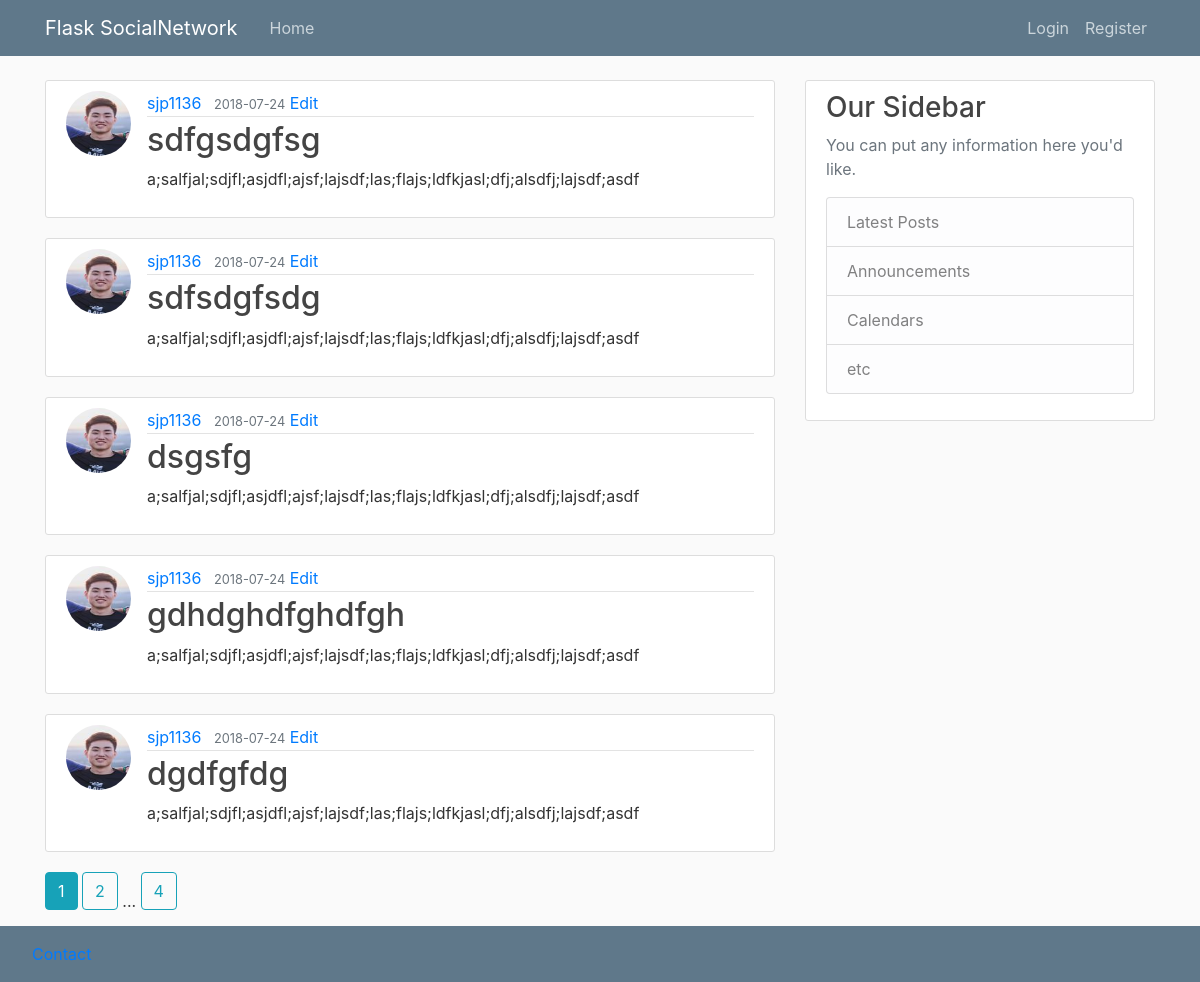
The page /home on the database its author committed.
### sn_flask/models.py (models this page shows, shortened)
class Post(db.Model):
    id = db.Column(db.Integer, primary_key=True)
    title = db.Column(db.String(100), nullable=False)
    date_posted = db.Column(db.DateTime, nullable=False,
                            default=datetime.utcnow)
    content = db.Column(db.Text, nullable=False)
    user_id = db.Column(db.Integer, db.ForeignKey('user.id'), nullable=False)

class User(db.Model, UserMixin):
    id = db.Column(db.Integer, primary_key=True)
    username = db.Column(db.String(20), unique=True, nullable=False)
    email = db.Column(db.String(120), unique=True, nullable=False)
    image_file = db.Column(db.String(20), nullable=False,
                           default='default.jpg')
    password = db.Column(db.String(60), nullable=False)
    posts = db.relationship('Post', backref='author', lazy=True)

### sn_flask/routes.py (the view)
@app.route("/")
@app.route("/home")
def home():
    page = request.args.get('page', 1, type=int)
    posts = Post.query.order_by(
        Post.date_posted.desc()).paginate(page=page, per_page=5)
    return render_template('home.html', posts=posts)

### sn_flask/templates/home.html
{% extends "layout.html" %} {% block content %} {% for post in posts.items %}
<article class="media content-section">
    <img class='rounded-circle article-img' src="{{ url_for('static',filename='profile_pics/'+post.author.image_file) }}">
    <div class="media-body">
        <div class="article-metadata">
            <a class="mr-2" href="{{ url_for('user_posts',username=post.author.username) }}">{{ post.author.username }}</a>
            <small class="text-muted">{{ post.date_posted.strftime('%Y-%m-%d') }}</small>
            <a class='right' href="{{ url_for('post', post_id=post.id) }}">Edit</a>
        </div>
        <h2>
            <a class="article-title">{{ post.title }}</a>
        </h2>
        <p class="article-content">{{ post.content }}</p>
    </div>
</article>
{% endfor %} {% for page_num in posts.iter_pages(left_edge=1,right_edge=1,left_current=1, right_current=2) %} {% if page_num
%} {% if posts.page == page_num %}
<a class="btn btn-info mb-4" href="{{ url_for('home', page=page_num) }}">{{page_num}}</a>
{% else %}
<a class="btn btn-outline-info mb-4" href="{{ url_for('home', page=page_num) }}">{{page_num}}</a>
{% endif %} {% else %} ... {% endif %} {% endfor %}
<div>...</div>
<div>...</div>
{% endblock content %}

### sn_flask/static/main.css (style rules this page uses)
body { background: #fafafa; color: #333333; margin-top: 5rem; }
h1, h2, h3, h4, h5, h6 { color: #444444; }
.right { align-content: right; }
.content-section { background: #ffffff; padding: 10px 20px; border: 1px solid #dddddd; border-radius: 3px; margin-bottom: 20px; }
.article-title { color: #444444; }
.article-content { white-space: pre-line; }
.article-img { height: 65px; width: 65px; margin-right: 16px; }
.article-metadata { padding-bottom: 1px; margin-bottom: 4px; border-bottom: 1px solid #e3e3e3; }

### rows shown on the page
Post: image_file (picture), author.username "sjp1136", date_posted "2018-07-24", title "sdfgsdgfsg", content "a;salfjal;sdjfl;asjdfl;ajsf;lajsdf;las;flajs;ldfkjasl;dfj;alsdfj;lajsdf;asdf"
Post: image_file (picture), author.username "sjp1136", date_posted "2018-07-24", title "sdfsdgfsdg", content "a;salfjal;sdjfl;asjdfl;ajsf;lajsdf;las;flajs;ldfkjasl;dfj;alsdfj;lajsdf;asdf"
Post: image_file (picture), author.username "sjp1136", date_posted "2018-07-24", title "dsgsfg", content "a;salfjal;sdjfl;asjdfl;ajsf;lajsdf;las;flajs;ldfkjasl;dfj;alsdfj;lajsdf;asdf"
Post: image_file (picture), author.username "sjp1136", date_posted "2018-07-24", title "gdhdghdfghdfgh", content "a;salfjal;sdjfl;asjdfl;ajsf;lajsdf;las;flajs;ldfkjasl;dfj;alsdfj;lajsdf;asdf"
Post: image_file (picture), author.username "sjp1136", date_posted "2018-07-24", title "dgdfgfdg", content "a;salfjal;sdjfl;asjdfl;ajsf;lajsdf;las;flajs;ldfkjasl;dfj;alsdfj;lajsdf;asdf"

### other values the page prints
{{ page_num }} "1"
{{ page_num }} "2" "4"
